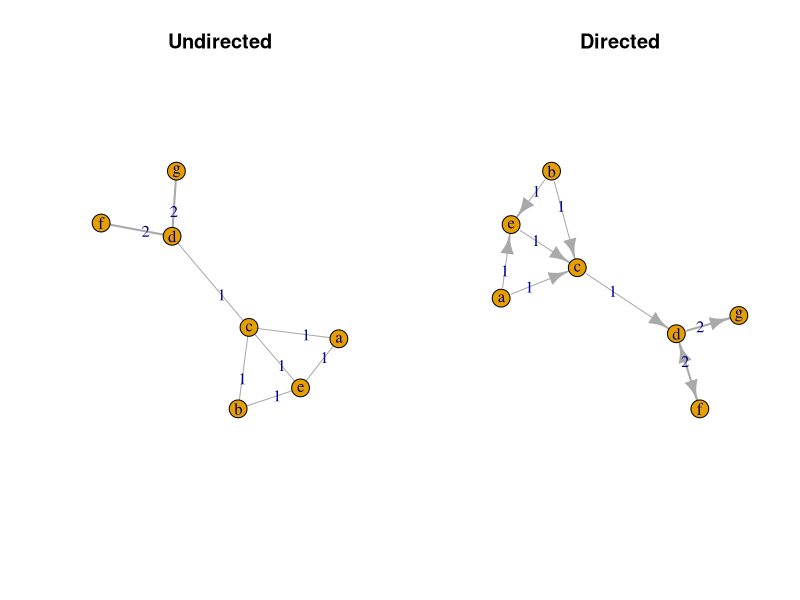
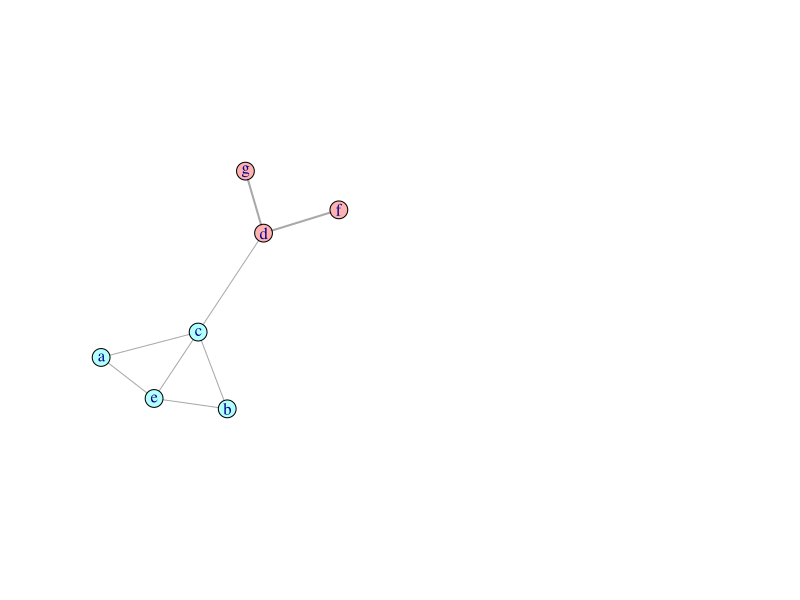

Reproduce these figures in R, in order.
# Graph analysis using iGraph.
# Modified from book "Web Analysis and Mining With R" by LI MING (ISBN 978-7-111-45971-2).
# Needs package "igraph".
# install.packages("igraph")

library(igraph)

# Constructing a simple graph.
from <- c("a","a","e","b","b","c","d","d","d","f")
to <- c("c","e","c","e","c","d","g","g","f","d")
data <- data.frame(from = from, to = to)

# This function is used to initialize a iGraph.

init.igraph <- function(data, dire = F, remove.multiple = T){
  
  # Get the mapping from vertices to identifiers.
  labels <- union(unique(data[,1]), unique(data[,2]))
  ids <- 1:length(labels)
  names(ids) <- labels

  # From dataset of vertex names to identifiers.
  from <- as.character(data[,1])
  to <- as.character(data[,2])
  edges <- matrix(c(ids[from], ids[to]), nc = 2)

  # Constructing the graph.
  g <- graph.empty(directed = dire)
  g <- add.vertices(g, length(labels))
  V(g)$label = labels
  g <- add.edges(g, t(edges))
  if(remove.multiple){
    E(g)$weight <- count.multiple(g)
    g <- simplify(g, remove.multiple = TRUE, remove.loops = TRUE, edge.attr.comb = "mean")
  }
  g
}

# Initialize the graph use the function defined above.
g.undir <- init.igraph(data)
g.dir <- init.igraph(data, dire = TRUE)

# Plot the graph.
par(mfcol = c(1,2))
plot(g.undir, edge.width = E(g.undir)$weight, main="Undirected", edge.label = E(g.undir)$weight)
plot(g.dir, edge.width = E(g.undir)$weight, main="Directed", edge.label = E(g.undir)$weight)

# Discovering communities (with modularity) and plot out.
# Similarly, one may use "walktrap.community()", "edge.betweenness.community()", "label.propagation.community()".
V(g.undir)$membership <- spinglass.community(g.undir)$membership
modularity.membership <- modularity(g.undir, membership = V(g.undir)$membership)
member.color <- rainbow(length(unique(V(g.undir)$membership)), alpha = 0.3)
V(g.undir)$color <- member.color[V(g.undir)$membership]
plot(g.undir, edge.width = E(g.undir)$weight, vertex.color = V(g.undir)$color)

# Discovering the neighbors of a vertex.
neighbor <- V(g.undir)$label[neighbors(g.undir, v = which(V(g.undir)$label == "d"))]

# Discovering the degree of a vertex.
d <- length(neighbors(g.undir, v = which(V(g.undir)$label == "d")))

# Get all the degrees of the vertices within the graph using iGraph.
# mode = "in" ,"out", "total"
vertices.degree <- degree(g.undir, mode = "total")

# Discovering the shortest paths.
s.path <- shortest.paths(g.undir)

# Discovering closeness, betweenness, and eigenvector centrality.
clo <- closeness(g.undir, mode = "total", normalized = T)
bet <- betweenness(g.undir, normalized = T)
edge.bet <- edge.betweenness(g.undir)
eigen.centrality <- evcent(g.undir, scale = F)$vector